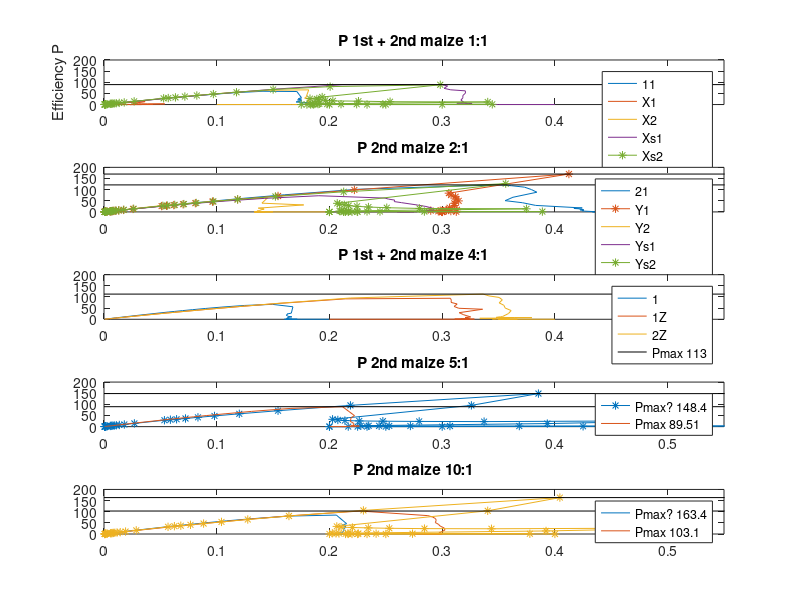
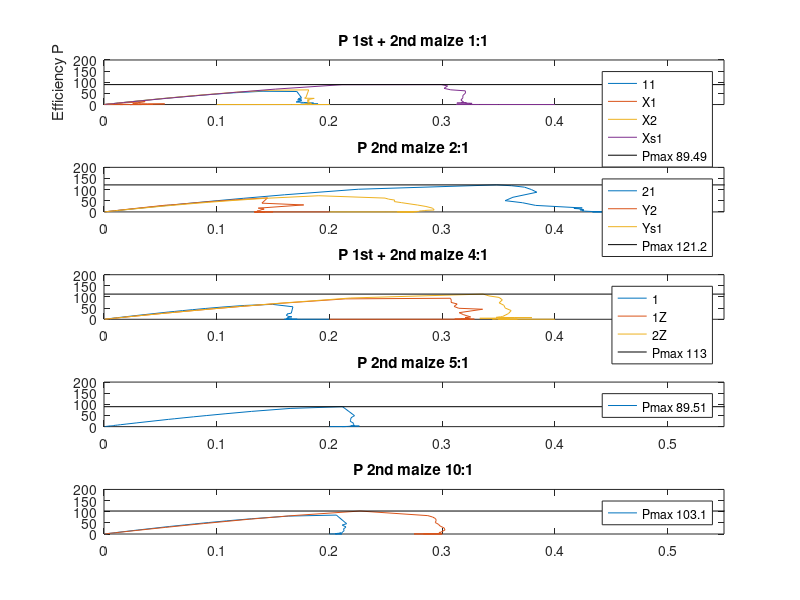
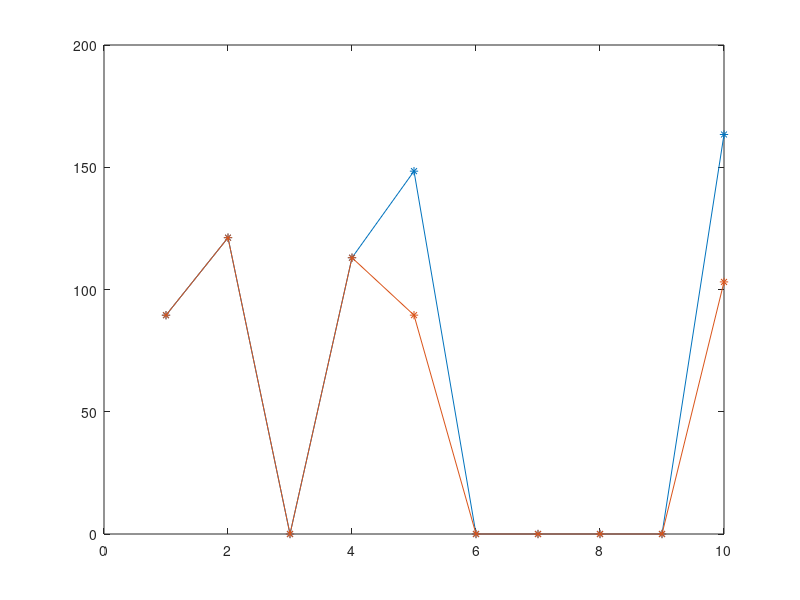

These charts were generated, in order, by the following MATLAB code:
close all
clear

res = [999999 899999 799999 699999 599999 499999 399999 299999 199999 99999 89999 79999 69999 59999 49999 39999 29999 19999 9999 8999 7999 6999 5999 4999 3999 2999 1999 999 899 799 699 599 499 399 299 199 99 89 79 69 59 49 39 29 19 9 8 7 6 5 4 3 2 1 0];

%--------------------------------------------------------------------------
%w 5 measurements, airampo

%stora b?garen
%mV, 999 999 - 0 Ohm
aC1_V = 200;
aC2_V = [600 600 530 530 529 529 529 528 528 527 526 522 521 520 518 517 515 513 509 507 497 486 443 431 418 401 377 343 297 232 160 073 064 057 49.1 40.6 32.5 24.4 16.2 8.0 7.2 6.4 5.6 4.7 3.9 3.0 2.2 1.4 0.6 0.4 0.3 0.3 0.2 0.1 0];

aB1_V = [402 402 396 393 388 385 374 374 363 358 349 336 330 323 316 306 296 287 286 282 283 284 282 192 073 052 026 023 021 19.7 17.0 14.2 8.7 5.8 2.8 2.5 2.2 1.9 1.6 1.3 1.0 0.7 0.4 0.1 0.1 0 0 0 0 0 0 0 0 0 0];
aB2_V = 490;
aB3_V = [566 566 564 563 561 559 557 555 553 550 547 540 539 533 527 522 516 509 498 474 402 374 340 310 276 235 193 149 101 48.5 43.6 38.6 33.5 28.6 23.5 18.9 14.0 9.2 4.5 4.0 3.5 3.1 2.6 2.1 1.6 1.2 0.7 0.3 0.2 0.2 0.1 0.1 0 0 0];

aC2_I = aC2_V./res;
aB1_I = aB1_V./res;
aB3_I = aB3_V./res;

% figure
% plot(aC2_I, aC2_V, aB1_I, aB1_V, aB3_I, aB3_V);
% legend('2C', '1B', '3B')
% title('1st airampo 2C 1B 3B')


%------------------------------------------------------------------------------------------------------
%------------------------------------------------------------------------------------------------------

%w 6 monday

%airampo, mV
aBprim1_V = [538 538 540 539 540 539 539 538 538 536 534 530 529 526 524 521 517 510 496 431 421 406 388 366 325 385 227 157 119 97 82 68 54 41 27 14 13 12 11 9 8 7 6 5 3 2 1 0.9 0.8 0.7 0.6 0.5 0.4 0.2 0];
aBprim1_I = aBprim1_V./res;
aBprim2_V = [612 612 610 609 609 608 607 606 605 604 603 601 600 598 597 595 593 589 583 564 559 552 545 535 521 500 565 389 201 175 155 135 115 105 56 37 19 17 14 12 10.5 8.6 7.0 5.1 4.0 2.0 1.5 1.3 1.1 0.9 0.7 0.6 0.4 0.2 0];
aBprim2_I = aBprim2_V./res;

aCprim1_V = [602 602 602 602 602 601 600 598 594 591 587 585 584 581 576 571 563 545 497 582 466 444 415 392 342 270 189 92.0 80.0 72.0 62.9 53.0 42.8 36.7 25.5 17.7 8.8 7.0 6.8 6.0 5.0 4.3 3.3 2.5 1.7 0.9 0.6 0.6 0.5 0.4 0.3 0.2 0.1 0 0];
aCprim1_I = aCprim1_V./res;
%felk?lla beh?vde s?tta p? silver 2ggr
aCprim2_V = [562 562 445 444 442 429 412 413 400 395 381 377 375 370 372 365 360 354 343 292 278 266 255 237 217 185 141 80 73.6 66.0 58.8 50.3 41.8 33.6 25.6 16.8 8.3 7.5 6.6 5.6 4.8 4.0 3.1 2.4 1.5 0.7 0.6 0.5 0.5 0.4 0.3 0.2 0.1 0 0];
aCprim2_V = aCprim2_V./res;

% figure
% subplot(2, 1, 1)
% plot(aBprim1_I, aBprim1_V, aBprim2_I, aBprim2_V)
% title('2nd airampo 1B 2B')
% xlim([0 0.55])
% legend('1', '2')
% subplot(2, 1, 2)
% plot(aCprim1_I, aCprim1_V, aCprim2_V, aCprim2_V)
% title('2nd airampo 1C 2C')
% xlim([0 0.55])
% legend('1', '2')


% %black maize ------------------------------------------------------------
%1:1
mX1_V = [516 516 511 509 506 504 502 500 496 491 477 467 463 455 447 437 423 401 365 270 204 183 161 142 122 99 77.0 53.8 25.5 22.1 19.2 17.1 13.6 11.4 8.8 6.5 4.3 2.1 1.9 1.6 1.4 1.2 0.9 0.7 0.5 0.3 0.2 0.1 0.1 0 0 0 0 0 0];
mX1_I = mX1_V./res;
mX2_V = [557 557 557 557 556 555 555 554 552 551 550 549 548 546 545 544 541 535 522 517 512 507 500 487 472 439 363 179 160 149 127 108 90.9 72.0 54.1 36.5 18.2 16.2 14.3 12.3 10.5 9.0 7.2 5.3 3.5 1.7 1.4 1.3 1.1 0.9 0.8 0.5 0.2 0.1 0];
mX2_I = mX2_V./res;

%2:1
mY1_V = [525 525 525 525 525 525 525 525 525 522 521 521 521 520 519 518 517 516 511 499 495 491 486 481 474 463 444 412 275 246 218 187 157 124 93 61 31 27 24 20 17.6 14.7 12.0 8.6 5.7 2.7 2.5 2.1 1.8 1.5 1.2 0.9 0.6 0.3 0];
mY1_I = mY1_V./res;
mY2_V = [584 584 584 583 583 583 582 581 581 580 576 575 574 571 571 569 567 562 553 530 520 512 501 488 467 435 280 177 123 113 98.7 85.1 69.4 55.2 41.3 27.0 13.9 12.5 10.7 9.4 7.9 6.6 5.3 3.9 2.6 1.2 1.1 1.0 0.8 0.7 0.6 0.4 0.3 0.2 0];
mY2_I = mY2_V./res;

%4:1
%m?ngden majs f?r andra m?tningen
mZ1_V = [536 536 536 535 535 534 534 533 532 531 530 528 528 527 525 524 522 519 510 506 502 497 492 486 475 460 428 307 277 246 219 186 157 134 94.2 63.5 32.2 28.8 25.3 22.3 19.0 15.7 12.6 9.4 6.1 2.8 2.5 2.3 1.9 1.6 1.3 0.9 0.6 0.2 0];
mZ1_I = mZ1_V./res;
mZ2_V = [530 530 528 529 528 527 526 526 525 524 523 522 521 510 519 517 516 513 504 501 499 496 492 486 478 463 437 336 307 280 247 210 177 142 108 71.4 35.0 31.3 27.6 24.0 21.5 18.6 13.0 10.1 6.6 3.1 2.8 2.5 2.1 1.8 1.4 1.1 0.7 0.4 0];
mZ2_I = mZ2_V./res;

%1:1
%mer majs ?n 2a, 15:15 ist?llet f?r 10:10
mXs1_V = [531 531 531 530 530 530 529 528 527 526 525 523 522 521 519 517 515 514 504 501 497 492 486 479 470 456 422 299 274 241 215 192 160 127 95.2 63.0 31.6 28.2 25.4 21.6 19.1 16.0 12.6 9.3 6.1 2.9 2.5 2.2 1.9 1.6 1.3 1.0 0.7 0.4 0];
mXs1_I = mXs1_V./res;
mXs2_V = [554 554 553 552 552 552 551 550 549 548 546 545 544 543 542 540 538 535 529 513 507 502 494 485 470 450 401 298 174 146 132 114 98 81 67.5 50.5 33.7 17.0 14.6 12.9 11.2 9.7 8.2 6.5 4.7 3.1 1.4 1.3 1.1 0.9 0.8 0.7 0.5 0.3 0];
mXs2_I = mXs2_V./res;

%? = w
%2:1, 15:7,5g
mYs1_V = [520 520 519 520 520 519 519 519 518 517 517 517 516 516 515 514 511 507 494 490 486 481 475 465 450 427 381 249 227 206 180 158 135 111 85.4 58.0 29.0 25.5 22.5 19.6 16.6 13.7 10.9 8.1 5.1 2.5 2.1 1.9 1.6 1.3 1.1 0.8 0.5 0.2 0];
mYs1_I = mYs1_V./res;
%ljus glappar
mYs2_V = [547 547 546 546 544 544 543 542 541 540 538 537 535 534 533 532 530 527 522 506 502 496 491 485 474 456 425 356 186 167 149 130 112 93.6 75.0 55.7 37.1 18.6 16.6 14.7 12.8 11.0 9.1 7.1 5.4 3.5 1.7 1.5 1.3 1.1 0.9 0.6 0.4 0.2 0];
mYs2_I = mYs2_V./res;

% figure
% subplot(5, 1, 1)
% plot(mX1_I, mX1_V, mX2_I, mX2_V)
% title('1st maize X')
% xlim([0 0.35])
% legend('1', '2')
% subplot(5, 1, 2)
% plot(mY1_I, mY1_V, mY2_I, mY2_V)
% title('1st maize Y')
% xlim([0 0.35])
% legend('1', '2')
% subplot(5, 1, 3)
% plot(mZ1_I, mZ1_V, mZ2_I, mZ2_V)
% title('1st maize Z')
% xlim([0 0.35])
% legend('1', '2')
% subplot(5, 1, 4)
% plot(mV1_I, mV1_V, mV2_I, mV2_V)
% title('1st maize V')
% xlim([0 0.35])
% legend('1', '2')
% subplot(5, 1, 5)
% plot(mW1_I, mW1_V, mW2_I, mW2_V)
% title('1st maize W')
% xlim([0 0.35])
% legend('1', '2')


%------------------------------------------------------------------------------------------------------
%------------------------------------------------------------------------------------------------------
%10/02
%3e m?tningen, majs och kanske airampo med polymer sen

%4 majs

%1:1 - en kvar
%m111_V = [366];
%m112_V = [150];
%ngt ?r fel - oklart vad
%m?ste ha f?rsk majs?
%elektrolyten ?r f?r gammal?
m113_V = [561 561 561 560 558 557 556 555 552 549 547 546 545 544 541 539 536 531 517 511 506 499 490 478 459 423 342 175 155 140 120 105 87 68 53 37 18 16 15 12.3 10.5 8.6 6.8 5.3 3.4 1.6 1.4 1.3 1.1 0.9 0.8 0.6 0.4 0.2 0];
m113_I = m113_V./res;

%2:1 - en kvar
%2 m?tna med d?liga utrustningen
m212_V = [550 550 548 547 545 545 544 543 541 549 539 537 536 535 534 533 531 528 521 518 516 512 508 502 494 480 451 348 325 298 265 230 181 142 111 76.2 42.0 37.1 33.3 29.1 25.1 20.7 16.6 12.3 8.1 3.9 3.5 3.1 2.6 2.2 1.8 1.3 0.9 0.5 0];
m212_I = m212_V./res;

%4:1
m411_V = []; %fuckad
m412_V = [615 615 614 614 613 612 611 610 609 607 606 604 603 601 600 597 593 588 570 563 557 549 539 523 498 448 335 166 146 130 113 97.4 81.4 66.5 48.8 32.3 16.2 14.5 12.8 11.2 9.6 8.0 6.3 4.7 3.1 1.5 1.3 1.2 1.0 0.8 0.7 0.6 0.4 0.2 0];
m412_I = m412_V./res;
m413_V = []; %rispad

%5:1
m511_V = [568 568 567 566 565 565 563 561 559 557 553 552 551 548 547 544 541 539 536 530 515 506 500 490 480 463 437 385 293 162 145 128 113 98.7 83.6 67.1 51.3 35.0 18.0 16.2 14.4 12.4 10.6 8.9 7.0 5.2 3.4 1.4 1.3 1.0 0.9 0.7 0.5 0.3 0];
m511_I = m511_V./res;
m512_V = [609 609 608 608 607 606 606 604 603 602 600 599 596 595 592 591 588 583 571 565 561 555 547 537 523 495 423 222 198 175 153 131 109 87.8 66.2 44.0 22.0 19.6 17.4 15.1 13.0 11.1 8.5 6.3 4.1 1.9 1.7 1.5 1.2 1.0 0.8 0.6 0.4 0.2 0];
m512_I = m512_V./res;
m513_V = []; %f?r l?g, 10mV h?gsta med bra m?tutrustning

%10:1
m1011_V = [620 620 620 620 620 619 618 617 616 614 612 611 610 609 607 605 602 597 581 575 570 563 555 543 523 491 412 215 190 170 150 128 106 85.0 63.6 42.1 20.9 18.6 16.6 14.3 12.2 10.1 8.0 6.0 3.9 1.9 1.6 1.4 1.2 1.0 0.8 0.6 0.4 0.2 0];
m1011_I = m1011_V./res;
m1012_V = [578 578 577 576 575 574 573 572 571 570 569 568 567 566 565 564 562 558 545 542 539 535 530 523 515 495 454 287 262 235 206 176 148 119 90.2 60.2 29.6 26.6 23.5 20.6 17.6 14.6 11.6 8.6 5.6 2.6 2.3 2.0 1.7 1.5 1.1 0.9 0.6 0.3 0];
m1012_I = m1012_V./res;
m1013_V = [589 589 589 589 588 588 587 587 586 585 584 582 581 579 578 576 574 572 568 562 545 537 530 521 510 492 460 404 306 165 147 132 117 101 85.0 68.4 51.6 34.9 16.0 14.2 12.3 10.6 8.8 7.0 5.2 3.4 1.6 1.5 1.3 1.1 0.9 0.7 0.5 0.4 0];
m1013_I = m1013_V./res; %hade 52 m?tpukter - la till 2 589 i b?rjan

% figure
% subplot(5, 2, 1)
% plot(m113_I, m113_V) %mY1_I, mY1_V, mY2_I, mY2_V, 
% title('1st + 2nd maize 1:1')
% xlim([0 0.55])
% ylim([0 700])
% legend('Y1', 'Y2', '1:1')
% subplot(5, 2, 3)
% plot(m212_I, m212_V)
% title('2nd maize 2:1')
% xlim([0 0.55])
% ylim([0 700])
% %legend('Y1', 'Y2', '1.1')
% subplot(5, 2, 5)
% plot(m412_I, m412_V) %mZ1_I, mZ1_V, mZ2_I, mZ2_V, 
% title('1st + 2nd maize 4:1')
% xlim([0 0.55])
% ylim([0 700])
% legend('1Z', '2Z', '1')
% subplot(5, 2, 7)
% plot(m511_I, m511_V, m512_I, m512_V) %en f?r d?lig
% title('2nd maize 5:1')
% xlim([0 0.55])
% ylim([0 700])
% subplot(5, 2, 9)
% plot(m1011_I, m1011_V, m1012_I, m1012_V, m1013_I, m1013_V)
% title('2nd maize 10:1')
% xlim([0 0.55])
% ylim([0 700])
% subplot(5, 2, 2)
% plot(mX1_I, mX1_V, mX2_I, mX2_V)
% title('1st maize X')
% xlim([0 0.55])
% ylim([0 700])
% legend('1', '2')
% subplot(5, 2, 4)
% plot(mY1_I, mY1_V, mY2_I, mY2_V)
% title('1st maie Y')
% xlim([0 0.55])
% ylim([0 700])
% legend('1', '2')
% subplot(5, 2, 6)
% plot(mZ1_I, mZ1_V, mZ2_I, mZ2_V)
% title('1st maize Z')
% xlim([0 0.55])
% ylim([0 700])
% legend('1', '2')
% subplot(5, 2, 8)
% plot(mV1_I, mV1_V, mV2_I, mV2_V)
% title('1st maize V')
% xlim([0 0.55])
% ylim([0 700])
% legend('1', '2')
% subplot(5, 2, 10)
% plot(mW1_I, mW1_V, mW2_I, mW2_V)
% title('1st maize W')
% xlim([0 0.55])
% ylim([0 700])
% legend('1', '2')

% figure
% subplot(5, 1, 1)
% plot(m113_I, m113_V, mX1_I, mX1_V, mX2_I, mX2_V, mXs1_I, mXs1_V, mXs2_I, mXs2_V)
% title('1st + 2nd maize 1:1')
% xlim([0 0.55])
% ylim([0 700])
% legend('11', 'X1', 'X2', 'Xs1', 'Xs2')
% subplot(5, 1, 2)
% plot(m212_I, m212_V, mY1_I, mY1_V, mY2_I, mY2_V, mYs1_I, mYs1_V, mYs2_I, mYs2_V)
% title('2nd maize 2:1')
% xlim([0 0.55])
% ylim([0 700])
% legend('21', 'Y1', 'Y2', 'Ys1', 'Ys2')
% subplot(5, 1, 3)
% plot(m412_I, m412_V, mZ1_I, mZ1_V, mZ2_I, mZ2_V) 
% title('1st + 2nd maize 4:1')
% xlim([0 0.55])
% ylim([0 700])
% legend('1', '1Z', '2Z')
% subplot(5, 1, 4)
% plot(m511_I, m511_V, m512_I, m512_V) %en f?r d?lig
% title('2nd maize 5:1')
% xlim([0 0.55])
% ylim([0 700])
% subplot(5, 1, 5)
% plot(m1011_I, m1011_V, m1012_I, m1012_V, m1013_I, m1013_V)
% title('2nd maize 10:1')
% xlim([0 0.55])
% ylim([0 700])

m113_P = m113_V.*m113_I;
mX1_P = mX1_V.*mX1_I;
mX2_P = mX2_V.*mX2_I;
mXs1_P = mXs1_V.*mXs1_I;
mXs2_P = mXs2_V.*mXs2_I;
m212_P = m212_V.*m212_I;
mY1_P = mY1_V.*mY1_I;
mY2_P = mY2_V.*mY2_I;
mYs1_P = mYs1_V.*mYs1_I;
mYs2_P = mYs2_V.*mYs2_I;
m412_P = m412_V.*m412_I;
mZ1_P = mZ1_V.*mZ1_I;
mZ2_P = mZ2_V.*mZ2_I;
m511_P = m511_V.*m511_I;
m512_P = m512_V.*m512_I;
m1011_P = m1011_V.*m1011_I;
m1012_P = m1012_V.*m1012_I;
m1013_P = m1013_V.*m1013_I;

%m?tfel p? nr 29 (-30) motsvarar 899 Ohm
%efficiency w/ measurement errors
figure
subplot(5, 1, 1)
plot(m113_I, m113_P, mX1_I, mX1_P, mX2_I, mX2_P, mXs1_I, mXs1_P, mXs2_I, mXs2_P, '-*', [0 200], [89.49 89.49], 'k')
title('P 1st + 2nd maize 1:1')
xlim([0 0.55])
ylim([0 200])
legend('11', 'X1', 'X2', 'Xs1', 'Xs2', 'Pmax 89.49')
ylabel('Efficiency P')
subplot(5, 1, 2)
plot(m212_I, m212_P, mY1_I, mY1_P,  '-*', mY2_I, mY2_P, mYs1_I, mYs1_P, mYs2_I, mYs2_P, '-*', [0 200], [169.9 169.9], 'k', [0 200], [121.2 121.2], 'k')
title('P 2nd maize 2:1')
xlim([0 0.55])
ylim([0 200])
legend('21', 'Y1', 'Y2', 'Ys1', 'Ys2', 'Pmax? 169.9', 'Pmax 121.2')
subplot(5, 1, 3)
plot(m412_I, m412_P, mZ1_I, mZ1_P, mZ2_I, mZ2_P, [0 200], [113 113], 'k') 
title('P 1st + 2nd maize 4:1')
xlim([0 0.55])
ylim([0 200])
legend('1', '1Z', '2Z', 'Pmax 113')
subplot(5, 1, 4)
plot(m511_I, m511_P, '-*', m512_I, m512_P, [0 200], [148.4 148.4], 'k', [0 200], [89.51 89.51], 'k') %en f?r d?lig
title('P 2nd maize 5:1')
xlim([0 0.55])
ylim([0 200])
legend('Pmax? 148.4', 'Pmax 89.51')
subplot(5, 1, 5)
plot(m1011_I, m1011_P, m1012_I, m1012_P, m1013_I, m1013_P,  '-*', [0 200], [163.4 163.4], 'k', [0 200], [103.1 103.1], 'k')
title('P 2nd maize 10:1')
xlim([0 0.55])
ylim([0 200])
legend('Pmax? 163.4', 'Pmax 103.1')

%effiency without measurement errors
figure
subplot(5, 1, 1)
plot(m113_I, m113_P, mX1_I, mX1_P, mX2_I, mX2_P, mXs1_I, mXs1_P, [0 200], [89.49 89.49], 'k')
title('P 1st + 2nd maize 1:1')
xlim([0 0.55])
ylim([0 200])
legend('11', 'X1', 'X2', 'Xs1', 'Pmax 89.49')
ylabel('Efficiency P')
subplot(5, 1, 2)
plot(m212_I, m212_P, mY2_I, mY2_P, mYs1_I, mYs1_P, [0 200], [121.2 121.2], 'k')
title('P 2nd maize 2:1')
xlim([0 0.55])
ylim([0 200])
legend('21', 'Y2', 'Ys1', 'Pmax 121.2')
subplot(5, 1, 3)
plot(m412_I, m412_P, mZ1_I, mZ1_P, mZ2_I, mZ2_P, [0 200], [113 113], 'k') 
title('P 1st + 2nd maize 4:1')
xlim([0 0.55])
ylim([0 200])
legend('1', '1Z', '2Z', 'Pmax 113')
subplot(5, 1, 4)
plot(m512_I, m512_P, [0 200], [89.51 89.51], 'k') %en f?r d?lig
title('P 2nd maize 5:1')
xlim([0 0.55])
ylim([0 200])
legend('Pmax 89.51')
subplot(5, 1, 5)
plot(m1011_I, m1011_P, m1012_I, m1012_P, [0 200], [103.1 103.1], 'k')
title('P 2nd maize 10:1')
xlim([0 0.55])
ylim([0 200])
legend('Pmax 103.1')


%konc vs Pmax
figure
konc = 1:1:10;
pmax_meas = zeros(1, 10);  %m matfel
pmax_meas(1) = 89.49;
pmax_meas(2) = 121.2;
pmax_meas(4) = 113;
pmax_meas(5) = 148.4;
pmax_meas(10) = 163.4;
pmax = pmax_meas;
pmax(5) = 89.51;
pmax(10) = 103.1;

plot(konc, pmax_meas, '*-', konc, pmax, '*-');

%airampo omgang 3 ---------------------------------------------------------
%med polymerpapper

a31_V = [480 479 477 476 476 475 474 473 471 467 465 463 461 458 455 449 441 424 374 353 335 317 300 268 228 184 130 65.0 56.8 50.0 43.9 37.4 31.4 25.2 18.9 12.3 6.1 5.4 4.7 3.6 2.5 2.0 1.6 1.2 0.8 0.7 0.7 0.6 0.6 0.1 0.1 0.1 0 0 0];
a31_I = a31_V./res;

% figure
% plot(aBprim1_I, aBprim1_V, aBprim2_I, aBprim2_V, a31_I, a31_V)
% title('2nd airampo Bprim Bpoly')
% xlim([0 0.55])
% legend('1', '2', 'poly')
